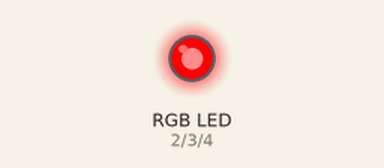
Simulated run of this sketch. Board: Arduino Uno, built with avr-gcc and run on an emulated ATmega328P. Parts: an RGB LED mixed from three pins (HIGH = lit).

Above: at 0.5 s.
At 2.5 s:
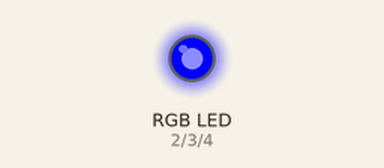
At 3.5 s:
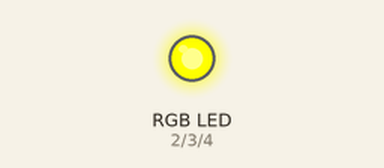
At 4.5 s:
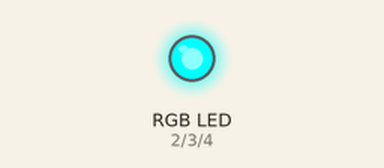
At 6.5 s:
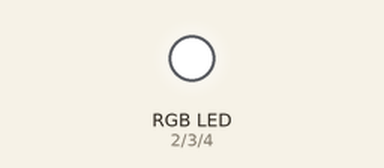
At 9.5 s:
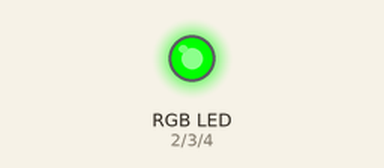
Timing chart, 0 to 10.4 s (numbered marks = the images above):
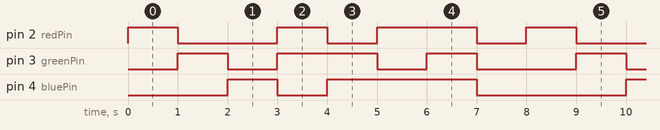

Measured:
- by itself, pin 2 (redPin): repeats every 8.0 s: LOW 2.0 s, HIGH 1.0 s, LOW 1.0 s, HIGH 2.0 s, LOW 1.0 s, HIGH 1.0 s
- by itself, pin 3 (greenPin): repeats every 8.0 s: LOW 1.0 s, HIGH 2.0 s, LOW 1.0 s, HIGH 1.0 s, LOW 2.0 s, HIGH 1.0 s
- by itself, pin 4 (bluePin): repeats every 8.0 s: LOW 1.0 s, HIGH 3.0 s, LOW 3.0 s, HIGH 1.0 s

The sketch:

gyro-neigung.ino
```cpp
// Pins für die RGB-LED
const int redPin = 2;   // PWM Pin für Rot
const int greenPin = 3; // PWM Pin für Grün
const int bluePin = 4; // PWM Pin für Blau

void setup() {
  // Pins als Ausgang definieren
  pinMode(redPin, OUTPUT);
  pinMode(greenPin, OUTPUT);
  pinMode(bluePin, OUTPUT);
}

void loop() {
  // Farben abwechselnd anzeigen
  setColor(255, 0, 0);  // Rot
  delay(1000);
  setColor(0, 255, 0);  // Grün
  delay(1000);
  setColor(0, 0, 255);  // Blau
  delay(1000);
  setColor(255, 255, 0);  // Gelb
  delay(1000);
  setColor(0, 255, 255);  // Cyan
  delay(1000);
  setColor(255, 0, 255);  // Magenta
  delay(1000);
  setColor(255, 255, 255);  // Weiß
  delay(1000);
  setColor(0, 0, 0);  // Aus
  delay(1000);
}

// Funktion zur Farbsteuerung
void setColor(int red, int green, int blue) {
  analogWrite(redPin, red);
  analogWrite(greenPin, green);
  analogWrite(bluePin, blue);
}
```
